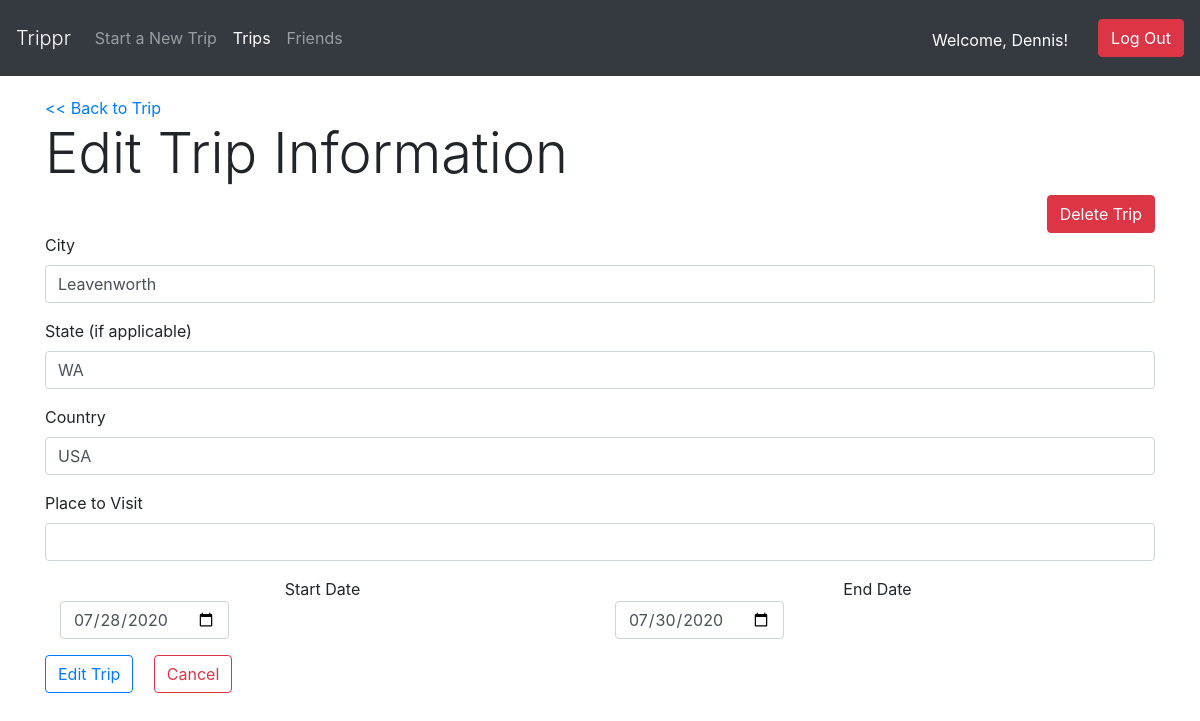
/dashboard/trips/edit/1 (signed in), run on an earlier commit of the app's database.
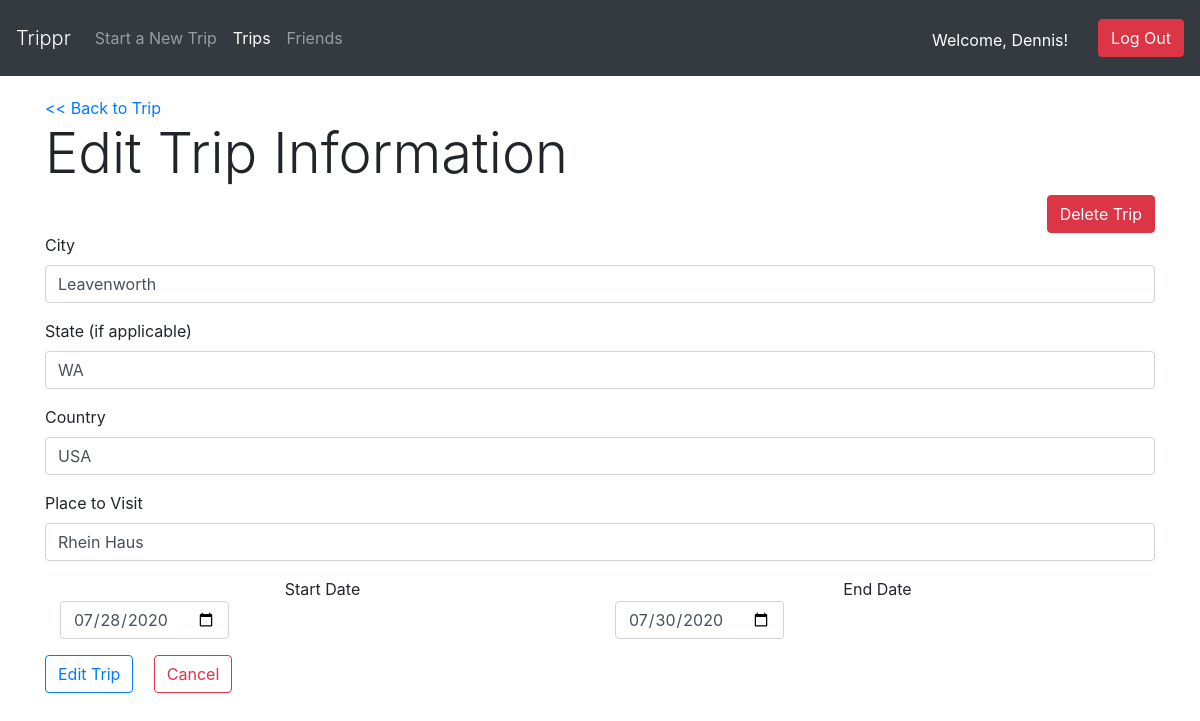
And on a later commit of the database.
### trip_app/models.py (models this page shows)
class Trip(models.Model):
    city = models.CharField(max_length=255)
    country = models.CharField(max_length=255)
    state = models.CharField(max_length=255,blank=True)
    place = models.CharField(max_length=255,blank=True)
    start_date = models.DateField()
    end_date = models.DateField()
    created_by = models.ForeignKey(User, related_name="trips_created", on_delete=models.CASCADE)
    users_joined = models.ManyToManyField(User, related_name="trips_joined")
    created_at = models.DateTimeField(auto_now_add=True)
    updated_at = models.DateTimeField(auto_now=True)
    objects = TripManager()

### trip_app/views.py (the view)
# urls.py: path('trips/edit/<int:trip_id>', views.edit_dashboard),
def edit_dashboard(request, trip_id):
    context = {
        "curr_trip": Trip.objects.get(id=trip_id),
        "curr_user": User.objects.get(id=request.session['user_id'])
    }
    return render(request, 'edit_trip.html', context)

### trip_app/templates/edit_trip.html (shortened to what this page needs)
<!DOCTYPE html>
<html lang="en">
<head>
    <link rel="stylesheet" href="https://stackpath.bootstrapcdn.com/bootstrap/4.5.0/css/bootstrap.min.css">
    {% load static %}
    <link rel="stylesheet" type="text/css" href="{% static 'css/style.css' %}">
</head>
<body>
    <nav class="navbar navbar-dark bg-dark navbar-expand-lg">
        <a class="navbar-brand display-4" href="/dashboard">Trippr</a>
        <div class="collapse navbar-collapse" id="navbarSupportedContent">
            <ul class="navbar-nav mr-auto">
                <li class="nav-item">
                    <a class="nav-link" href="/dashboard/trips/new" tabindex="-1" aria-disabled="true">Start a New Trip</a>
                </li>
                <li class="nav-item">
                    <a class="nav-link active" href="/dashboard/trips" tabindex="-1" aria-disabled="true">Trips</a>
                </li>
                <li class="nav-item">
                    <a class="nav-link" href="/dashboard/friends" tabindex="-1" aria-disabled="true">Friends</a>
                </li>
            </ul>
        </div>
        <p class="greet">Welcome, {{ curr_user.first_name|title }}!</p>
        <form class="form-inline my-2 my-lg-0" method="POST" action="/logout">
            <button class="btn btn-danger my-2 my-sm-0" type="submit">Log Out</button>
        </form>
    </nav>
    <div class="container">
        <a href="/dashboard/trips/{{ curr_trip.id }}"><< Back to Trip</a>
        <div class="row">
            <div class="col-12">
                <h4 class="display-4">Edit Trip Information</h4>
                <form action="/dashboard/trips/{{ curr_trip.id }}/remove" method="POST">
                    <button type="submit" class="btn btn-danger float-right delete">Delete Trip</button>
                </form>
            </div>
        </div>
        <div class="row justify-content-center">
            <div class="col-12">
                <form action="/dashboard/trips/edit/{{ curr_trip.id }}/process" method="POST">
                    <div class="form-group">
                        <label for="city">City</label>
                        <input type="text" class="form-control" name="city" id="city" value="{{ curr_trip.city }}">
                    </div>
                    <div class="form-group">
                        <label for="state">State (if applicable)</label>
                        <input type="text" class="form-control" name="state" id="state" value="{{ curr_trip.state }}">
                    </div>
                    <div class="form-group">
                        <label for="country">Country</label>
                        <input type="text" class="form-control" name="country" id="country" value="{{ curr_trip.country }}">
                    </div>
                    <div class="form-group">
                        <label for="place">Place to Visit</label>
                        <input type="text" class="form-control" name="place" id="place" value="{{ curr_trip.place }}">
                    </div>
                    <div class="form-group form-inline">
                        <div class="col-6">
                            <label for="start_date" class="date">Start Date</label>
                            <input type="date" class="form-control" name="start_date" id="start_date" value="{{ curr_trip.start_date|date:'Y-m-d'}}">
                        </div>
                        <div class="col-6">
                            <label for="end_date" class="date">End Date</label>
                            <input type="date" class="form-control" name="end_date" id="end_date" value="{{ curr_trip.end_date|date:'Y-m-d'}}">
                        </div>
                    </div>
                    <button type="submit" class="btn btn-outline-primary">Edit Trip</button>
                    <button type="submit" name="cancel_trip" class="btn btn-outline-danger mx-3">Cancel</button>
                </form>
            </div>
        </div>
    </div>
</body>
</html>

What changed in the data, as far as the page shows it:
changed Trip "Leavenworth": place (not shown) → "Rhein Haus"
